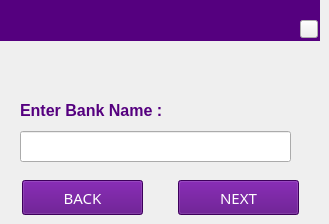
   <widget class="QWidget" name="Bank_Search">
    <widget class="QLabel" name="label_11">
     <property name="geometry">
      <rect>
       <x>0</x>
       <y>0</y>
       <width>320</width>
       <height>41</height>
      </rect>
     </property>
     <property name="font">
      <font>
       <family>Sans Serif</family>
       <pointsize>11</pointsize>
       <weight>9</weight>
       <italic>false</italic>
       <bold>false</bold>
      </font>
     </property>
     <property name="cursor">
      <cursorShape>BlankCursor</cursorShape>
     </property>
     <property name="focusPolicy">
      <enum>Qt::NoFocus</enum>
     </property>
     <property name="styleSheet">
      <string notr="true">color: rgb(255, 255, 255);
background-color: rgb(85, 0, 127);
font: 75 11pt &quot;Sans Serif&quot;;</string>
     </property>
     <property name="text">
      <string extracomment="                 SEARCH BANK"/>
     </property>
    </widget>
    <widget class="QLineEdit" name="lineEdit_Bank_Search">
     <property name="geometry">
      <rect>
       <x>20</x>
       <y>131</y>
       <width>271</width>
       <height>31</height>
      </rect>
     </property>
     <property name="inputMethodHints">
      <set>Qt::ImhLowercaseOnly|Qt::ImhPreferLowercase|Qt::ImhPreferUppercase|Qt::ImhUppercaseOnly</set>
     </property>
     <property name="text">
      <string/>
     </property>
     <property name="maxLength">
      <number>9</number>
     </property>
    </widget>
    <widget class="QLabel" name="label_33">
     <property name="geometry">
      <rect>
       <x>20</x>
       <y>100</y>
       <width>171</width>
       <height>21</height>
      </rect>
     </property>
     <property name="font">
      <font>
       <pointsize>12</pointsize>
       <weight>75</weight>
       <bold>true</bold>
      </font>
     </property>
     <property name="styleSheet">
      <string notr="true">color: rgb(85, 0, 127);</string>
     </property>
     <property name="text">
      <string>Enter Bank Name :</string>
     </property>
    </widget>
    <widget class="QPushButton" name="OK_SBN_pushButton_10">
     <property name="geometry">
      <rect>
       <x>178</x>
       <y>180</y>
       <width>121</width>
       <height>35</height>
      </rect>
     </property>
     <property name="font">
      <font>
       <family>Sans Serif</family>
       <pointsize>11</pointsize>
       <weight>9</weight>
       <italic>false</italic>
       <bold>false</bold>
      </font>
     </property>
     <property name="styleSheet">
      <string notr="true">color: rgb(255, 255, 255);
background-color: rgb(85, 0, 127);
font: 75 11pt &quot;Sans Serif&quot;;</string>
     </property>
     <property name="text">
      <string>NEXT</string>
     </property>
    </widget>
    <widget class="QPushButton" name="BACK_SBN_pushButton_9">
     <property name="geometry">
      <rect>
       <x>22</x>
       <y>180</y>
       <width>121</width>
       <height>35</height>
      </rect>
     </property>
     <property name="font">
      <font>
       <family>Sans Serif</family>
       <pointsize>11</pointsize>
       <weight>9</weight>
       <italic>false</italic>
       <bold>false</bold>
      </font>
     </property>
     <property name="styleSheet">
      <string notr="true">color: rgb(255, 255, 255);
background-color: rgb(85, 0, 127);
font: 75 11pt &quot;Sans Serif&quot;;</string>
     </property>
     <property name="text">
      <string>BACK</string>
     </property>
    </widget>
    <widget class="QLabel" name="FinoLogo_12">
     <property name="geometry">
      <rect>
       <x>5</x>
       <y>2</y>
       <width>71</width>
       <height>35</height>
      </rect>
     </property>
     <property name="autoFillBackground">
      <bool>false</bool>
     </property>
     <property name="styleSheet">
      <string notr="true">background-color: rgb(85, 0, 127);</string>
     </property>
     <property name="text">
      <string/>
     </property>
     <property name="pixmap">
      <pixmap resource="fino.qrc">:/Fino/Icons/finoW.png</pixmap>
     </property>
     <property name="scaledContents">
      <bool>true</bool>
     </property>
    </widget>
    <widget class="QLabel" name="BankName_LabelName">
     <property name="geometry">
      <rect>
       <x>93</x>
       <y>0</y>
       <width>221</width>
       <height>20</height>
      </rect>
     </property>
     <property name="font">
      <font>
       <pointsize>12</pointsize>
      </font>
     </property>
     <property name="styleSheet">
      <string notr="true">color: rgb(255, 255, 255);
background-color: rgb(85, 0, 127);</string>
     </property>
     <property name="text">
      <string/>
     </property>
     <property name="alignment">
      <set>Qt::AlignRight|Qt::AlignTrailing|Qt::AlignVCenter</set>
     </property>
    </widget>
    <widget class="QLabel" name="BankName_LabelBal">
     <property name="geometry">
      <rect>
       <x>93</x>
       <y>22</y>
       <width>201</width>
       <height>19</height>
      </rect>
     </property>
     <property name="font">
      <font>
       <pointsize>9</pointsize>
      </font>
     </property>
     <property name="styleSheet">
      <string notr="true">color: rgb(255, 255, 255);
background-color: rgb(85, 0, 127);</string>
     </property>
     <property name="text">
      <string/>
     </property>
     <property name="alignment">
      <set>Qt::AlignBottom|Qt::AlignRight|Qt::AlignTrailing</set>
     </property>
    </widget>
    <widget class="QPushButton" name="Balance_Show_pushButton_BankName_page">
     <property name="geometry">
      <rect>
       <x>300</x>
       <y>20</y>
       <width>18</width>
       <height>18</height>
      </rect>
     </property>
     <property name="text">
      <string/>
     </property>
     <property name="icon">
      <iconset>
       <activeon>:/Fino/1E.png</activeon>
      </iconset>
     </property>
     <property name="iconSize">
      <size>
       <width>18</width>
       <height>18</height>
      </size>
     </property>
    </widget>
   </widget>
